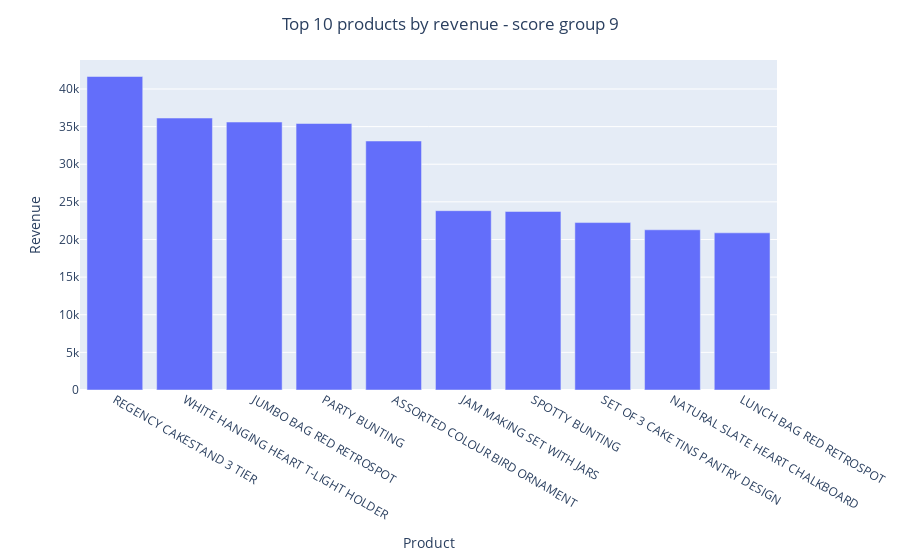
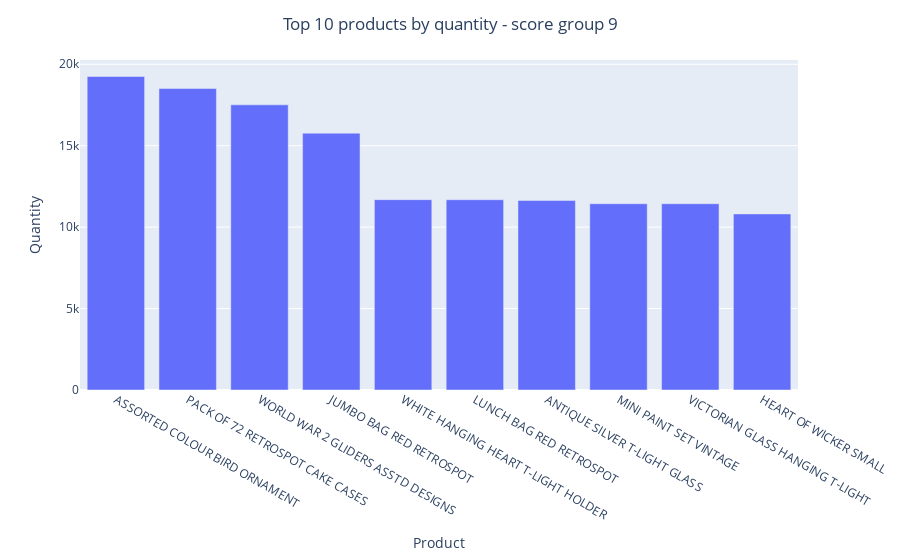
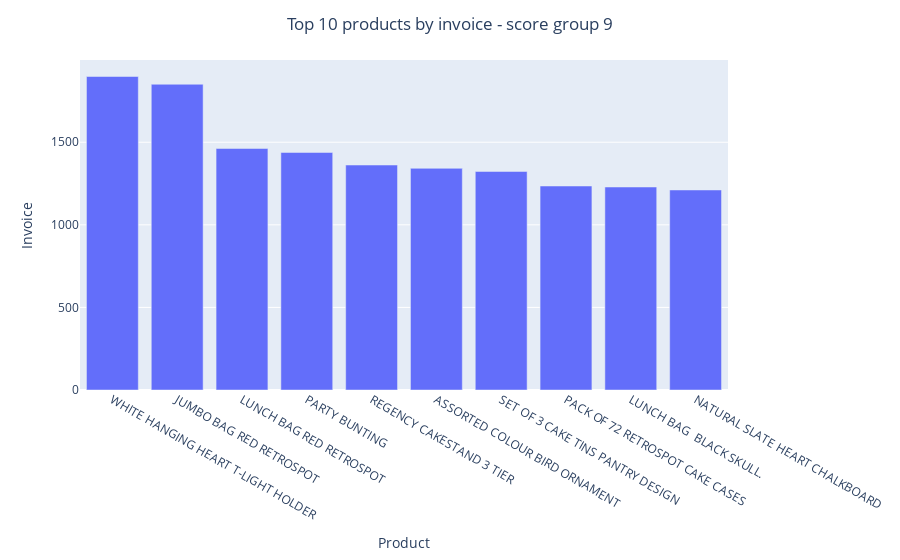

Notebook cell for these charts, in order:
### Markdown cell above
Plotting the bar graphs using the function:

### Code cell
for column in top_products_score9[['revenue','quantity','invoice']]:
    top_10 = top_products_score9.sort_values(by=column, ascending=False).head(10)
    fig = px.bar(top_10, x='description', y=column, labels={
    'description' : 'Product',
    column : column.capitalize()
    })
    fig.update_layout(title_text='Top 10 products by ' + column +' - score group 9', title_x=0.5)
    fig.show()

### Figure 1 — Plotly figure (JSON) as saved in the notebook; plotly's stock layout.template omitted (floating-point values rounded to 4 significant figures)
{"data": [{"alignmentgroup": "True", "hovertemplate": "Product=%{x}<br>Revenue=%{y}<extra></extra>", "legendgroup": "", "marker": {"color": "#636efa", "pattern": {"shape": ""}}, "name": "", "offsetgroup": "", "orientation": "v", "showlegend": false, "textposition": "auto", "type": "bar", "x": ["REGENCY CAKESTAND 3 TIER", "WHITE HANGING HEART T-LIGHT HOLDER", "JUMBO BAG RED RETROSPOT", "PARTY BUNTING", "ASSORTED COLOUR BIRD ORNAMENT", "JAM MAKING SET WITH JARS", "SPOTTY BUNTING", "SET OF 3 CAKE TINS PANTRY DESIGN ", "NATURAL SLATE HEART CHALKBOARD ", "LUNCH BAG RED RETROSPOT"], "xaxis": "x", "y": [41660.0, 36140.0, 35610.0, 35410.0, 33090.0, 23830.0, 23720.0, 22250.0, 21290.0, 20880.0], "yaxis": "y"}], "layout": {"barmode": "relative", "legend": {"tracegroupgap": 0}, "margin": {"t": 60}, "title": {"text": "Top 10 products by revenue - score group 9", "x": 0.5}, "xaxis": {"anchor": "y", "domain": [0, 1], "title": {"text": "Product"}}, "yaxis": {"anchor": "x", "domain": [0, 1], "title": {"text": "Revenue"}}}}

### Figure 2 — Plotly figure (JSON) as saved in the notebook; plotly's stock layout.template omitted (floating-point values rounded to 4 significant figures)
{"data": [{"alignmentgroup": "True", "hovertemplate": "Product=%{x}<br>Quantity=%{y}<extra></extra>", "legendgroup": "", "marker": {"color": "#636efa", "pattern": {"shape": ""}}, "name": "", "offsetgroup": "", "orientation": "v", "showlegend": false, "textposition": "auto", "type": "bar", "x": ["ASSORTED COLOUR BIRD ORNAMENT", "PACK OF 72 RETROSPOT CAKE CASES", "WORLD WAR 2 GLIDERS ASSTD DESIGNS", "JUMBO BAG RED RETROSPOT", "WHITE HANGING HEART T-LIGHT HOLDER", "LUNCH BAG RED RETROSPOT", "ANTIQUE SILVER T-LIGHT GLASS", "MINI PAINT SET VINTAGE ", "VICTORIAN GLASS HANGING T-LIGHT", "HEART OF WICKER SMALL"], "xaxis": "x", "y": [19250, 18511, 17511, 15770, 11687, 11684, 11639, 11438, 11436, 10813], "yaxis": "y"}], "layout": {"barmode": "relative", "legend": {"tracegroupgap": 0}, "margin": {"t": 60}, "title": {"text": "Top 10 products by quantity - score group 9", "x": 0.5}, "xaxis": {"anchor": "y", "domain": [0, 1], "title": {"text": "Product"}}, "yaxis": {"anchor": "x", "domain": [0, 1], "title": {"text": "Quantity"}}}}

### Figure 3 — Plotly figure (JSON) as saved in the notebook; plotly's stock layout.template omitted (floating-point values rounded to 4 significant figures)
{"data": [{"alignmentgroup": "True", "hovertemplate": "Product=%{x}<br>Invoice=%{y}<extra></extra>", "legendgroup": "", "marker": {"color": "#636efa", "pattern": {"shape": ""}}, "name": "", "offsetgroup": "", "orientation": "v", "showlegend": false, "textposition": "auto", "type": "bar", "x": ["WHITE HANGING HEART T-LIGHT HOLDER", "JUMBO BAG RED RETROSPOT", "LUNCH BAG RED RETROSPOT", "PARTY BUNTING", "REGENCY CAKESTAND 3 TIER", "ASSORTED COLOUR BIRD ORNAMENT", "SET OF 3 CAKE TINS PANTRY DESIGN ", "PACK OF 72 RETROSPOT CAKE CASES", "LUNCH BAG  BLACK SKULL.", "NATURAL SLATE HEART CHALKBOARD "], "xaxis": "x", "y": [1898, 1851, 1462, 1438, 1362, 1342, 1323, 1235, 1229, 1211], "yaxis": "y"}], "layout": {"barmode": "relative", "legend": {"tracegroupgap": 0}, "margin": {"t": 60}, "title": {"text": "Top 10 products by invoice - score group 9", "x": 0.5}, "xaxis": {"anchor": "y", "domain": [0, 1], "title": {"text": "Product"}}, "yaxis": {"anchor": "x", "domain": [0, 1], "title": {"text": "Invoice"}}}}
